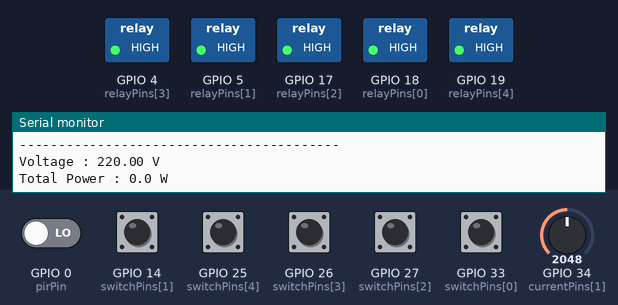
Bench run of a sketch on a simulated ESP32. On the bench: switched loads named in the sketch (green lamp = pin HIGH), the last lines printed to the serial monitor. The test bench sets the inputs (shaded band); at power-on: GPIO 14 (switchPins[1]), GPIO 25 (switchPins[4]), GPIO 26 (switchPins[3]), GPIO 27 (switchPins[2]), GPIO 33 (switchPins[0]) HIGH, GPIO 0 (pirPin) LOW, GPIO 34 (currentPins[1]) = 2048.

Above: at 1.3 s.
1.4 s: GPIO 0 (pirPin) driven HIGH
3.1 s: GPIO 14 (switchPins[1]) pulled LOW for 0.35 s
At 3.5 s:
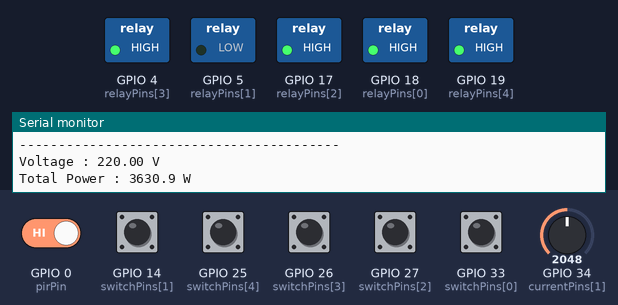
5.1 s: GPIO 25 (switchPins[4]) pulled LOW for 0.35 s
At 5.51 s:
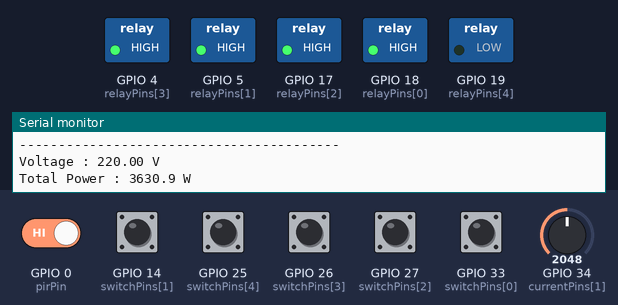
7.1 s: GPIO 26 (switchPins[3]) pulled LOW for 0.35 s
At 7.48 s:
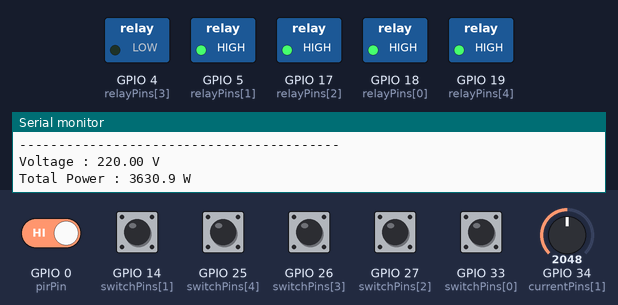
9.1 s: GPIO 27 (switchPins[2]) pulled LOW for 0.35 s
At 9.45 s:
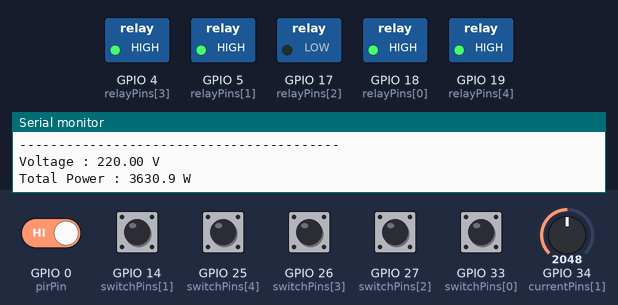
11.0 s: GPIO 33 (switchPins[0]) pulled LOW for 0.35 s
At 11.42 s:
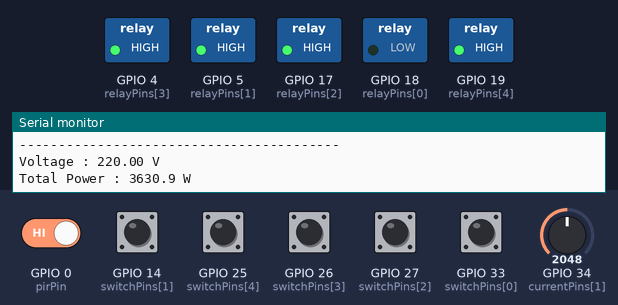
Timing chart, 0 to 14.0 s (numbered marks = the images above; inputs shaded):
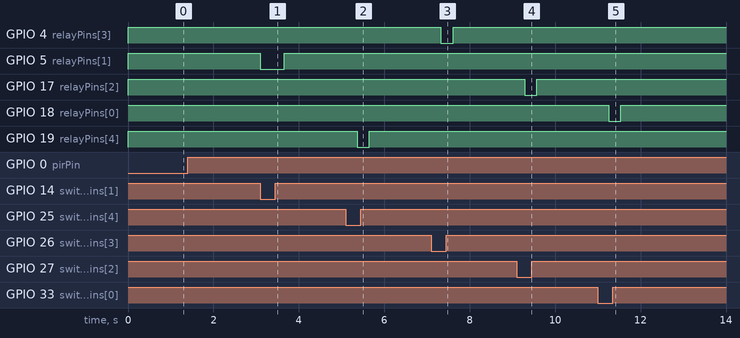

The sketch:

sketch.ino
```cpp
/*
  Smart Office - One Room Demo
  ESP32 + DIP Switches + Relays + PIR + Potentiometers
*/

const int switchPins[5] = {33, 14, 27, 26, 25};
const int relayPins[5]  = {18, 5, 17, 4, 19};

// Potentiometers
const int currentPins[5] = {
  12,
  34,
  32,
  35,   // Change your wiring to GPIO35
  39    // Change your wiring to GPIO39
};

const int pirPin = 0;

const char* names[5] = {
  "Light 1",
  "Light 2",
  "Light 3",
  "Fan 1",
  "Fan 2"
};

const float voltage = 220.0;
const float sensitivity = 0.1;

bool occupied = false;
unsigned long lastMotion = 0;
const unsigned long timeout = 30000;

void setup() {

  Serial.begin(115200);

  for (int i = 0; i < 5; i++) {

    pinMode(switchPins[i], INPUT_PULLUP);

    pinMode(relayPins[i], OUTPUT);

    // Wokwi relay OFF (Active LOW)
    digitalWrite(relayPins[i], HIGH);
  }

  pinMode(pirPin, INPUT);

  Serial.println("System Started");
}

void loop() {

  // ---------------- PIR ----------------

  if (digitalRead(pirPin) == HIGH) {
    occupied = true;
    lastMotion = millis();
  }

  if (occupied && millis() - lastMotion > timeout) {
    occupied = false;
  }

  float totalPower = 0;

  Serial.println();
  Serial.println("-----------------------------------------");
  Serial.print("Room : ");
  Serial.println(occupied ? "Occupied" : "Empty");
  Serial.println("-----------------------------------------");

  for (int i = 0; i < 5; i++) {

    bool sw = digitalRead(switchPins[i]) == LOW;

    // Relay control (Wokwi relay = Active LOW)
    if (occupied && sw)
      digitalWrite(relayPins[i], LOW);     // ON
    else
      digitalWrite(relayPins[i], HIGH);    // OFF

    float current = 0;
    float power = 0;

    if (occupied && sw) {

      int raw = analogRead(currentPins[i]);

      float sensorVoltage = (raw / 4095.0) * 3.3;

      current = sensorVoltage / sensitivity;

      power = current * voltage;

      totalPower += power;
    }

    Serial.print(names[i]);
    Serial.print(" : ");

    if (occupied && sw)
      Serial.print("ON");
    else
      Serial.print("OFF");

    Serial.print(" | Current: ");
    Serial.print(current, 2);
    Serial.print(" A");

    Serial.print(" | Power: ");
    Serial.print(power, 1);
    Serial.println(" W");
  }

  Serial.println("-----------------------------------------");

  Serial.print("Voltage : ");
  Serial.print(voltage);
  Serial.println(" V");

  Serial.print("Total Power : ");
  Serial.print(totalPower, 1);
  Serial.println(" W");

  delay(250);
}
```

Measured:
- after the input at 3.1 s, GPIO 5 (relayPins[1]): HIGH → LOW at once, → HIGH 0.56 s later
- after the input at 5.1 s, GPIO 19 (relayPins[4]): HIGH → LOW after 0.26 s, → HIGH 0.28 s later
- after the input at 7.1 s, GPIO 4 (relayPins[3]): HIGH → LOW after 0.23 s, → HIGH 0.28 s later
- after the input at 9.1 s, GPIO 17 (relayPins[2]): HIGH → LOW after 0.19 s, → HIGH 0.28 s later
- after the input at 11.0 s, GPIO 18 (relayPins[0]): HIGH → LOW after 0.25 s, → HIGH 0.28 s later
